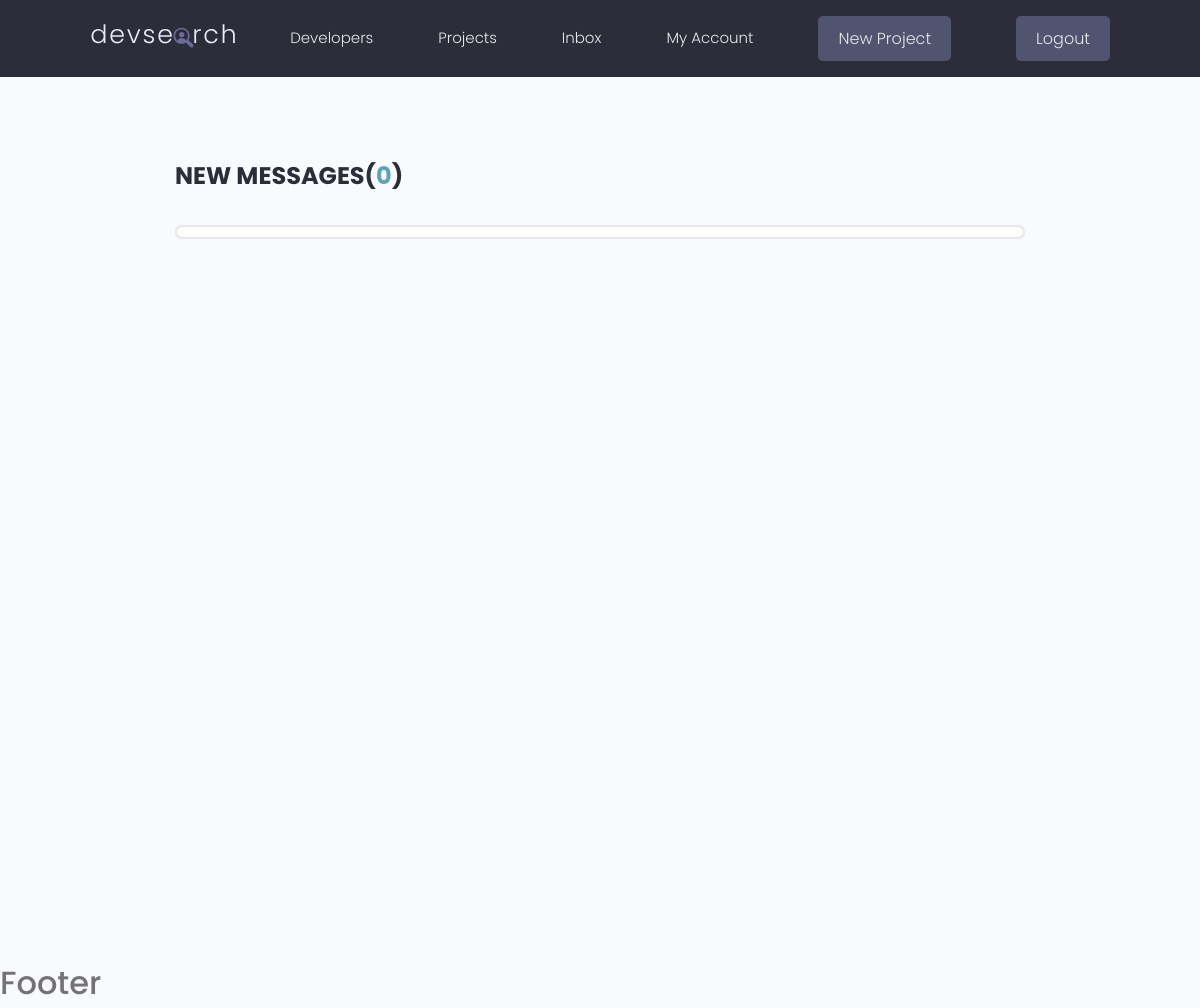
Before: /users/inbox (signed in) with the older database file.
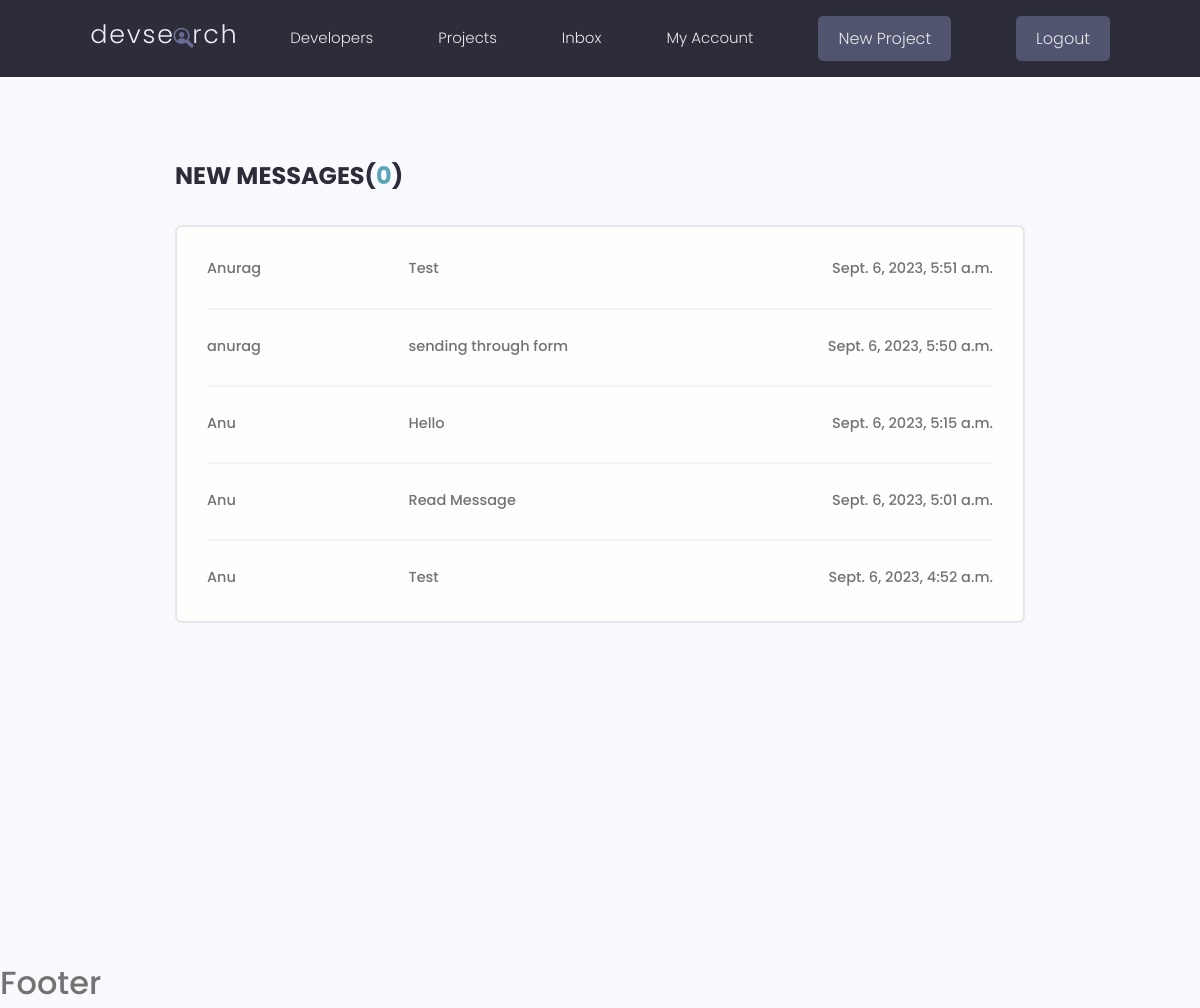
After: the same page with the newer database file.
### users/models.py (models this page shows, shortened)
class Message(models.Model):
    sender = models.ForeignKey(Profile, on_delete=models.SET_NULL, null=True, blank=True)
    recipient = models.ForeignKey(Profile, on_delete=models.SET_NULL, null=True, blank=True, related_name='messages')
    name = models.CharField(max_length=200, null=True, blank=True)
    email = models.EmailField(max_length=200, null=True, blank=True)
    subject = models.CharField(max_length=200, null=True, blank=True)
    body = models.TextField()
    is_read = models.BooleanField(default=False, null=True, blank=True)
    created = models.DateTimeField(auto_now_add=True)
    id = models.UUIDField(default=uuid.uuid4, unique=True, primary_key=True, editable=False)
    class Meta:
        ordering = ['-created']

### users/views.py (the view)
# urls.py: path('inbox', views.inbox, name='inbox'),
@login_required(login_url='login')
def inbox(request):
    profileData = request.user.profile
    data = profileData.messages.all()
    unread = data.filter(is_read=False).count()
    return render(request, 'users/inbox.html', {'messageData': data, 'unread': unread})

### users/templates/users/inbox.html (shortened to what this page needs)
{% extends 'main.html' %}
{% block content %}
<main class="inbox my-xl">
    <div class="content-box">
      <h3 class="inbox__title">New Messages(<span>{{unread}}</span>)</h3>
      <ul class="messages">
        {% for message in messageData %}
          {% if message.is_read %}
            <li class="message">
              <a href="{% url 'message' message.id %}">
                <span class="message__author">{{message.name}}</span>
                <span class="message__subject">{{message.subject}}</span>
                <span class="message__date">{{message.created}}</span>
              </a>
            </li>
          {% endif %}
        {% endfor %}
      </ul>
    </div>
  </main>
{% endblock content %}

Changed rows visible on the page:
added Message: name "Anurag", subject "Test", created "Sept. 6, 2023, 5:51 a.m."
added Message: name "anurag", subject "sending through form", created "Sept. 6, 2023, 5:50 a.m."
added Message: name "Anu", subject "Hello", created "Sept. 6, 2023, 5:15 a.m."
added Message: name "Anu", subject "Read Message", created "Sept. 6, 2023, 5:01 a.m."
added Message: name "Anu", subject "Test", created "Sept. 6, 2023, 4:52 a.m."
